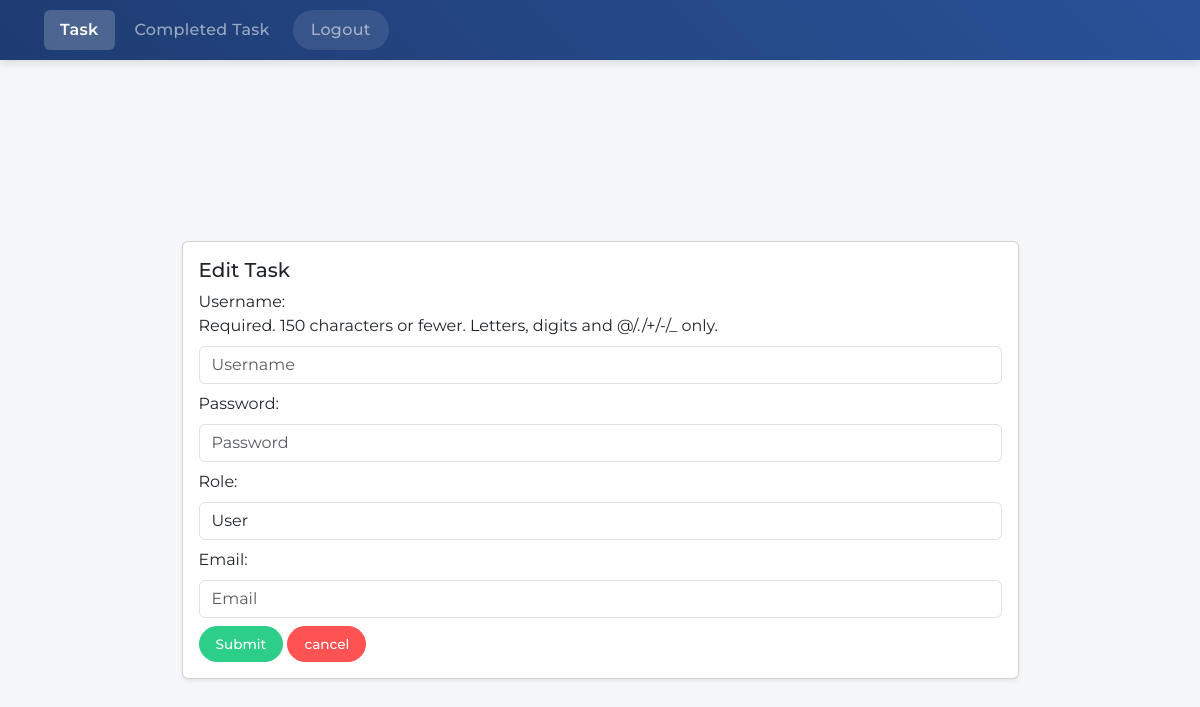
The page /dashboard/users/10/edit/ (signed in) on the database as committed earlier.
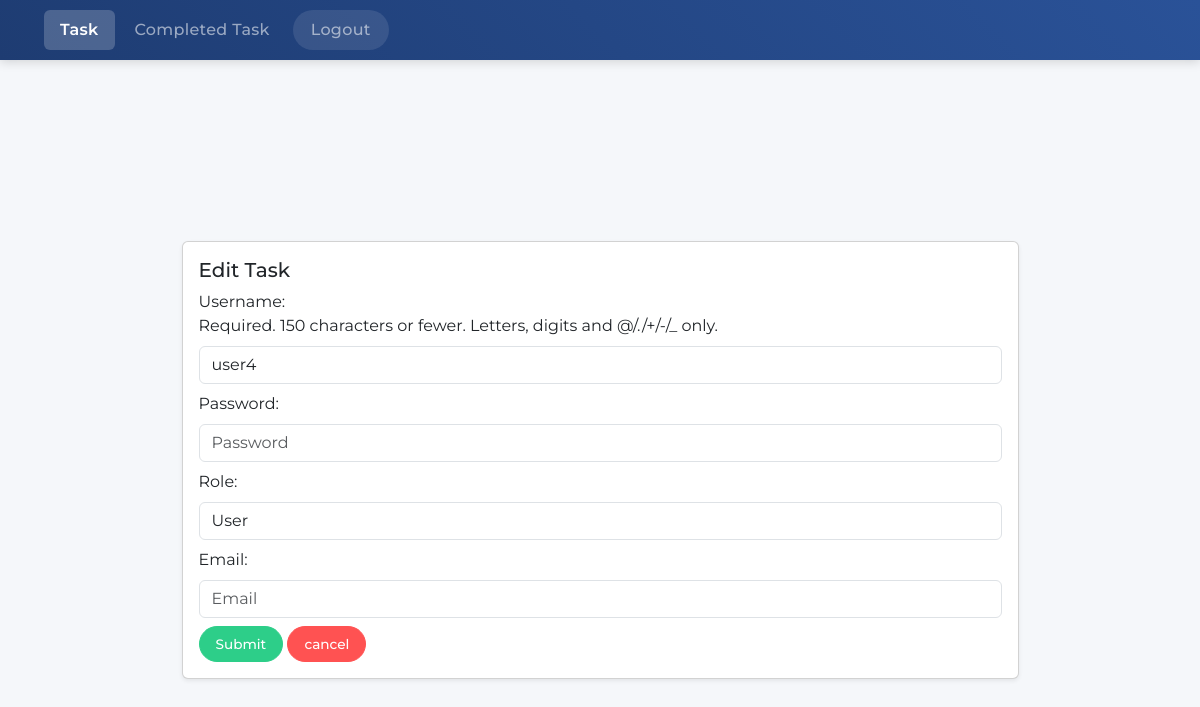
The same page on the database as committed later.
### API/models.py (models this page shows)
class User(AbstractUser):
    ROLES = (
        ('superadmin', 'SuperAdmin'),
        ('admin', 'Admin'),
        ('user', 'User')
    )
    role = models.CharField(max_length=20, choices=ROLES, default='user')

### Dashboard/views.py (the view)
# urls.py: path('users/<int:pk>/edit/',views.UserEditView.as_view(),name='user-edit'),
class UserEditView(LoginRequiredMixin,UpdateView):
    template_name = 'user_edit.html'
    model = User
    form_class = UserForm
    success_url = reverse_lazy('users')
    login_url = 'login'
    def dispatch(self, request, *args, **kwargs):
        if request.user.role not in ['superadmin']:
            return HttpResponseForbidden("You are not authorized to access this page.")
        return super().dispatch(request, *args, **kwargs)

### Dashboard/forms.py
class UserForm(forms.ModelForm):
    class Meta:
        model = User
        fields = ['username', 'password', 'role','email']
        widgets = {
            'username': forms.TextInput(attrs={
                'class': 'form-control my-2',
                'placeholder': 'Username'
            }),
            'password': forms.PasswordInput(attrs={
                'class': 'form-control my-2',
                'placeholder': 'Password'
            }),
            'role': forms.Select(attrs={
                'class': 'form-control my-2',
                'placeholder': 'Select Role'
            }),
            'email': forms.EmailInput(attrs={
                'class': 'form-control my-2',
                'placeholder': 'Email'
            }),
        }
        labels = {
            'username': 'Username',
            'password': 'Password',
            'role': 'Role',
            'email': 'Email'
        }

### Dashboard/templates/user_edit.html (shortened to what this page needs)
{% load static %}
<!doctype html>
<html lang="en">
    <head>
        <link
            href="https://cdn.jsdelivr.net/npm/bootstrap@5.3.2/dist/css/bootstrap.min.css"
            rel="stylesheet"
        />
        <link rel="stylesheet" href="{% static 'style.css' %}">
    </head>
    <body>
        <header class="sticky-top text-uppercase">
            <nav class="navbar navbar-expand-lg navbar-dark bg-dark custom-navbar">
                <div class="container">
                    <div class="collapse navbar-collapse" id="navbarNav">
                        <ul class="navbar-nav">
                            <li class="nav-item">
                                <a class="nav-link active" area-current="page" href="{% url 'index' %}">Task</a>
                            </li>
                            <li class="nav-item">
                                <a class="nav-link" href="{% url 'completed-task' %}">completed task</a>
                            </li>
                            <li class="nav-item">
                                {% if user.is_authenticated %}
                                <a class="nav-link" href="{% url 'logout' %}">logout</a>
                                {% else %}
                                <a class="nav-link" href="{% url 'login' %}">login</a>
                                {% endif %}
                            </li>
                        </ul>
                    </div>
                </div>
            </nav>
        </header>
        <main class="container min-vh-100 justify-content-center align-items-center d-flex">
            <div class="w-75 py-5">
                <div class="card shadow-sm">
                    <div class="card-body">
                        <h5 class="card-title">Edit Task</h5>
                        <form method="post" enctype="multipart/form-data">
                            {{ form }}
                            <button type="submit" class="btn btn-success">Submit</button>
                            <a href="{% url 'users' %}" class="btn btn-danger">cancel</a>
                        </form>
                    </div>
                </div>
            </div>
        </main>
    </body>
</html>

Rows that differ between the two databases and show on the page:
changed User "User": username (not shown) → "user4"
